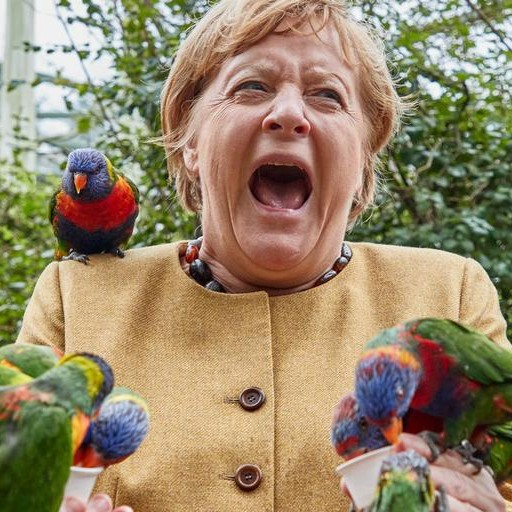
#> input picture lab2/Angela.jpg, 512 x 512 px
$ jupyter execute Labo2.ipynb
#> lines starting #> are read from the running program, lines starting #| are printed output that depends on the picture
# Lab 2

## convolution
There are several operations to manipulate images, one of the most used is convolution. As a reminder, the convolution operation for a __discrete__ signal is defined as: $$[f*g](n)=\sum _{i=-inf}^{+inf} f(i) g(n-i)=\sum _{i=-inf}^{+inf} g(i) f(n-i)$$
In the case of an image, the signal is in 2 dimensions and the formula is rewritten as:
$$[f*g](m,n)=\sum _{i=-inf}^{+inf}\sum _{j=-inf}^{+inf} f(i,j) g(m-i,n-j)=\sum _{i=-inf}^{+inf} g(i,j) f(m-i,n-j)$$

Here, f represents the image that will undergo the operation and g is the so-called __kernel__.

In practice, this mathematical formula is quite simple, as shown in the following image:

The kernel is a window that slides over each pixel of the image f. The new pixel obtained is a linear combination of the old pixel and its close neighbors (depending on the dimension of the kernel). The coefficients of the linear combination are the kernel g. When the image is a _grayscale_ image, the operation only needs to be done once, but when it is an RGB image, the operation needs to be applied to each _channel_.

There are some constraints on the kernels used: the dimension of the kernel must be odd and smaller than that of the image (for example 3x3) and we normalize the coefficients of the kernel so that their sum is 0,1 or -1. We also have to decide what happens on the edges, 3 possibilities: duplicate the pixels on the edges to apply the convolution (see image), set these coefficients to 0 or do not convolve on the edges.

The first use of this convolution operation is the __convolution filter__.

## Convolution Filter
We will implement the convolution operation and test the convolution filter with different kernels to see the results.

[cell 1]
import matplotlib.image as mpimg
import matplotlib.pyplot as plt
import numpy as np
import cv2

[cell 2]
def rgb2gray(rgb):
    r, g, b = rgb[:,:,0], rgb[:,:,1], rgb[:,:,2]
    gray = 0.2989 * r + 0.5870 * g + 0.1140 * b
    return np.uint8(gray)

img = mpimg.imread("Angela.jpg")
#> img is the input picture: shape (512, 512, 3); mean R, G, B 152.8, 135.8, 107.1
gray =rgb2gray(img)

# To display scalar images, imshow uses a colormap (cmap)
plt.imshow(gray,cmap='gray')
plt.show()

## Exercice 1

Define `convolution2D` which applies convolution with kernel `H` on `X`. The result of the convolution is of the same form as `X`. Choose how you want to treat the edge case.

[cell 3]
def convolution2D(X,H):
    res = np.empty_like(X)
    res = np.zeros(X.shape)
    cout = 0
    for m in range(X.shape[0]):
        for n in range(X.shape[1]):
            temp = 0
            for i in range(H.shape[0]):
                for j in range(H.shape[1]):
                    if m+(-H.shape[0]//2+i)<0 or n+(-H.shape[1]//2+j)<0 or m+(-H.shape[0]//2+i)>X.shape[0] or n+(-H.shape[1]//2+j)> X.shape[1]:
                        temp+=X[m,n]
                        cout+=1
                    else:
                        temp+=H[i,j]*X[m+(-H.shape[0]//2+i),n+(-H.shape[1]//2+j)]
            res[m,n] = temp
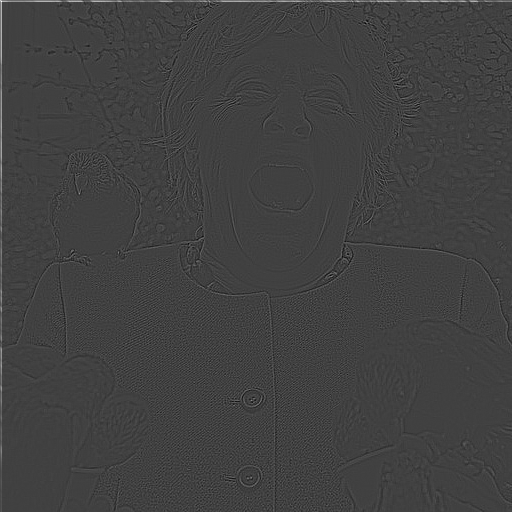
#> res: shape (512, 512) float64; min -820, max 2394, mean 5.4; drawn with min black and max white
#> after the loop, cout = 9207
    print(cout)
#| 9207
    return res

# [7 lines left out: function convo2, not called in this run]

Once your function is defined, the following code should work

You will find several types of kernel to apply on the image. You can also combine several convolutions one after the other. Don't hesitate to invent some or look for common kernels on the net.

[cell 4]
#H=np.array([[0,-1,0],[-1,5,-1],[0,-1,0]]) #sharpening
#H=np.ones((3,3))*1.0/9 #blur
H=np.array([[-1,-1,-1],[-1,8,-1],[-1,-1,-1]]) #edge detection

res = convolution2D(gray,H)
# [7 lines of commented-out code are left out]
res = np.clip(res, 0, 255)

plt.imshow(res, cmap='gray')
plt.show()

## Scipy

You can calculate convolution operations with `convolve2d` from the `scipy.signal` module which is much faster. The `filter2D` function in OpenCV also allows you to do this.

## Exercice 2

Use one of the predefined functions listed above to perform a convolution.

[cell 5]
#H=np.array([[0,-1,0],[-1,5,-1],[0,-1,0]]) #sharpening
#H=np.ones((3,3))*1.0/9 #blur
from scipy import signal
import cv2

H=np.array([[-1,-1,-1],[-1,8,-1],[-1,-1,-1]]) #edge detection

#res = signal.convolve2d(gray,H)
res = cv2.filter2D(gray,-1,H)

# np.clip allows to crop the values of the array between [0,255]
# which is the range of possible values for pixels
res = np.clip(res, 0, 255)

plt.imshow(res, cmap='gray')
plt.show()

## Binarization

The binarization of an image is to produce an image whose pixels are Booleans. We usually start with an input image and apply a condition on each pixel. The goal is to isolate the object of interest from the image and to obtain `True` pixels for the pixels that belong to it (*foreground*) and `False` pixels for the pixels of the *background*.

[cell 6]
img = mpimg.imread("Angela.jpg")
gray =rgb2gray(img)

# numpy magic !
bin = gray > 128

plt.imshow(bin, cmap='gray')
plt.show()

A binarized image can contain `True` and `False` but also `0` and `1` or `0` and `255`. We will see later that OpenCV doesn't like boolean images very much and that you will have to convert them into 8-bit unsigned integers.

[cell 7]
bin = np.uint8(bin)

## Color selection

A common way to binarize is to select a particular color in the image. Beware that two colors visually close are sometimes not very close in RGB space. It is generally recommended to switch to HSV to perform this kind of operation.

[cell 8]
img = mpimg.imread("nemo.jpg")
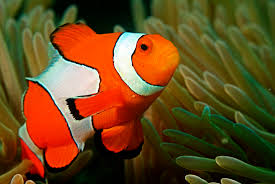
#> input picture lab2/nemo.jpg, 275 x 184 px
#> img is the input picture: shape (184, 275, 3); mean R, G, B 103, 72.3, 30.5

hsv_img = cv2.cvtColor(img, cv2.COLOR_RGB2HSV)

## Exercise 3

Use OpenCV's `inRange` function to select the red color of the image `nemo.jpg`.

[cell 9]
result = cv2.inRange(hsv_img,np.array([0,100,100]),np.array([10,255,255]))
#result = cv2.cvtColor(result, cv2.COLOR_HSV2RGB)
#result = cv2.cvtColor(result, cv2.COLOR_HSV2RGB)
res = (255-result)
print(res)
#> (printed output is left out)
plt.imshow(res,cmap="gray")
plt.show()
plt.imshow(img)
plt.show()

## Labeling

Labeling consists in marking each group of contiguous pixels of the *foreground* with an integer label. The goal is to be able to apply a treatment to each detected object.

The `connectedComponents` function of OpenCV allows to perform a labeling.

## Exercise 4

How many distinct red areas do you get for the image `nemo.jpg` ?

[cell 10]
num_labels, labels_im = cv2.connectedComponents(result,connectivity=8)
#> num_labels = 18
print(num_labels)
#| 18

## Morphological operations

Morphological operations allow you to manipulate a binary image by making areas of *foreground* grow or shrink. You will find more information in the next page:

[https://docs.opencv.org/4.5.4/d9/d61/tutorial_py_morphological_ops.html](https://docs.opencv.org/4.5.4/d9/d61/tutorial_py_morphological_ops.html)

## Exercise 5

Remove the noise from your binarization of `nemo.jpg` before recounting the red areas.

[cell 11]
kernel = np.ones((5,5),np.uint8)
opening = cv2.morphologyEx(result, cv2.MORPH_OPEN, kernel)

res = (255-opening)

plt.imshow(res,cmap="gray")
plt.show()
plt.imshow(img)
plt.show()

num_labels, labels_im = cv2.connectedComponents(opening,connectivity=8)
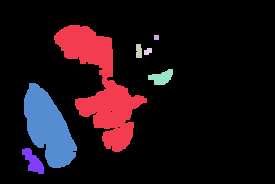
#> labels_im: shape (184, 275) int32; 8 distinct labels, from 0 to 7; one colour per label, 0 black
#> num_labels = 8
print(num_labels)
#| 8

## Exercise 6

Binarize and label the image `coins.jpg`. How many coins are there. Knowing that there can only be 1€ and 10c coins, write a function that returns the amount of money present in an image of this type.

[cell 12]
img = mpimg.imread("coins.jpg")
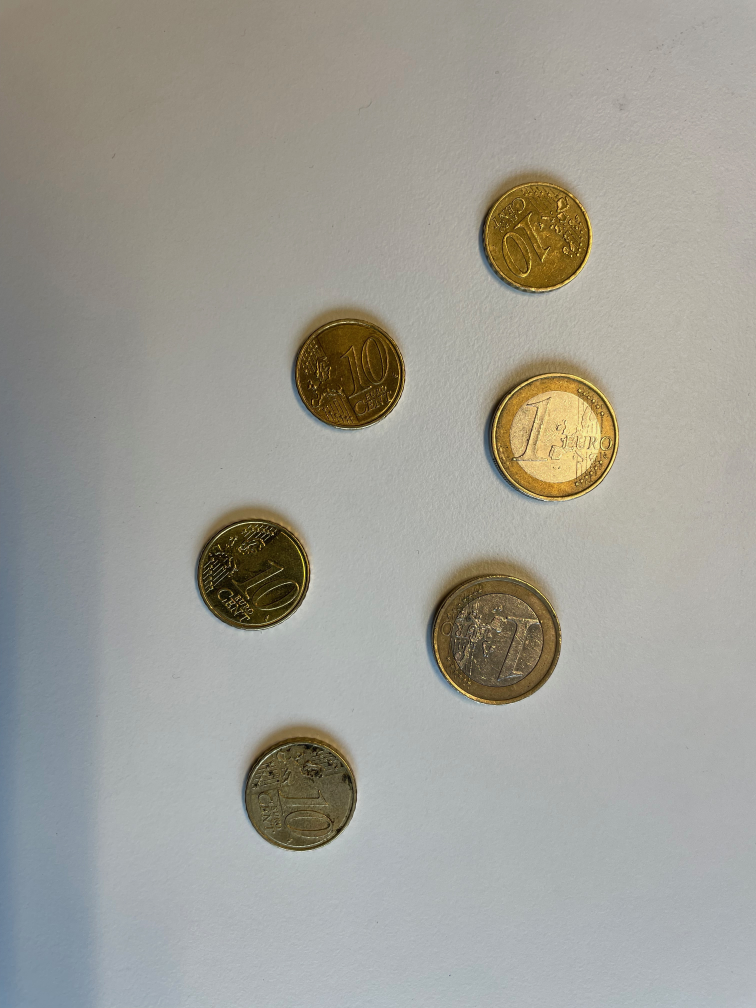
#> input picture lab2/coins.jpg, 3024 x 4032 px (shown at 1/4 size)
#> img is the input picture: shape (4032, 3024, 3); mean R, G, B 159.3, 158, 150.2
hsv_img = cv2.cvtColor(img, cv2.COLOR_RGB2HSV)

img = mpimg.imread("coins.jpg")
gray =rgb2gray(img)

#result = cv2.inRange(hsv_img,np.array([20,50,0]),np.array([65,220,250]))
#result = cv2.inRange(hsv_img,np.array([0,90,0]),np.array([255,220,250]))
result = cv2.inRange(gray,0,90)
#result = cv2.cvtColor(result, cv2.COLOR_HSV2RGB)
#result = cv2.cvtColor(result, cv2.COLOR_HSV2RGB)
#res = (255-result)

plt.imshow(result,cmap="gray")
plt.show()
plt.imshow(gray,cmap="gray")
plt.show()

kernel = np.ones((8,8),np.uint8)
kernelop = np.ones((30,30),np.uint8)
kernelcl = np.ones((110,110),np.uint8)


#opening = cv2.morphologyEx(result, cv2.MORPH_OPEN, kernel)
opening = cv2.dilate(result,kernel,iterations = 3)
opening = cv2.morphologyEx(opening, cv2.MORPH_OPEN, kernelop)
opening = cv2.morphologyEx(opening, cv2.MORPH_CLOSE, kernelcl)
#opening = cv2.morphologyEx(opening, cv2.MORPH_OPEN, kernel)
#opening = cv2.morphologyEx(opening, cv2.MORPH_OPEN, kernel)


#opening = cv2.morphologyEx(opening, cv2.MORPH_OPEN, kernel)


plt.imshow(opening,cmap="gray")
plt.show()

num_labels, labels_im = cv2.connectedComponents(opening,connectivity=8)
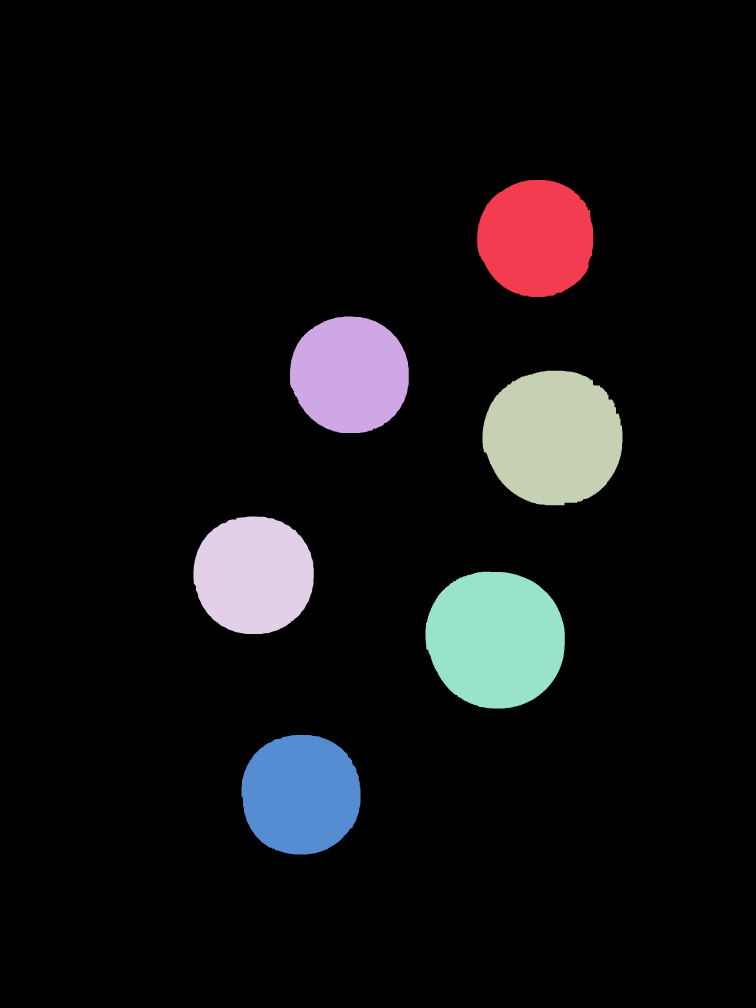
#> labels_im: shape (4032, 3024) int32 (shown at 1/4 size); 7 distinct labels, from 0 to 6; one colour per label, 0 black
#> num_labels = 7

sizes = np.bincount(labels_im.flatten())
#> sizes = [10996422, 173957, 176407, 239002, 181140, 242623, 183217]

print(sizes)
#| [10996422   173957   176407   239002   181140   242623   183217]
res = 0
for elem in sizes[1:]:
    if elem > 200000:
        res+= 1
    else:
        res+=0.1
#> this loop made 6 passes
#> (elem, res) on passes 1 to 4: (173957, 0.1), (176407, 0.2), (239002, 1.2), (181140, 1.3)
#> after the loop, res = 2.4
print(res)
#| 2.4

# Points of interest

The detection of points of interest is the basis of a large number of algorithms based on image processing. One of the methods used is Harris corner detection. You can find more information on the following page:

[https://opencv24-python-tutorials.readthedocs.io/en/latest/py_tutorials/py_feature2d/py_features_harris/py_features_harris.html](https://opencv24-python-tutorials.readthedocs.io/en/latest/py_tutorials/py_feature2d/py_features_harris/py_features_harris.html)

# Exercise 7

Detect the points of interest in the image `chessboard.jpg`.

[cell 13]
img = mpimg.imread("chessboard.jpg")
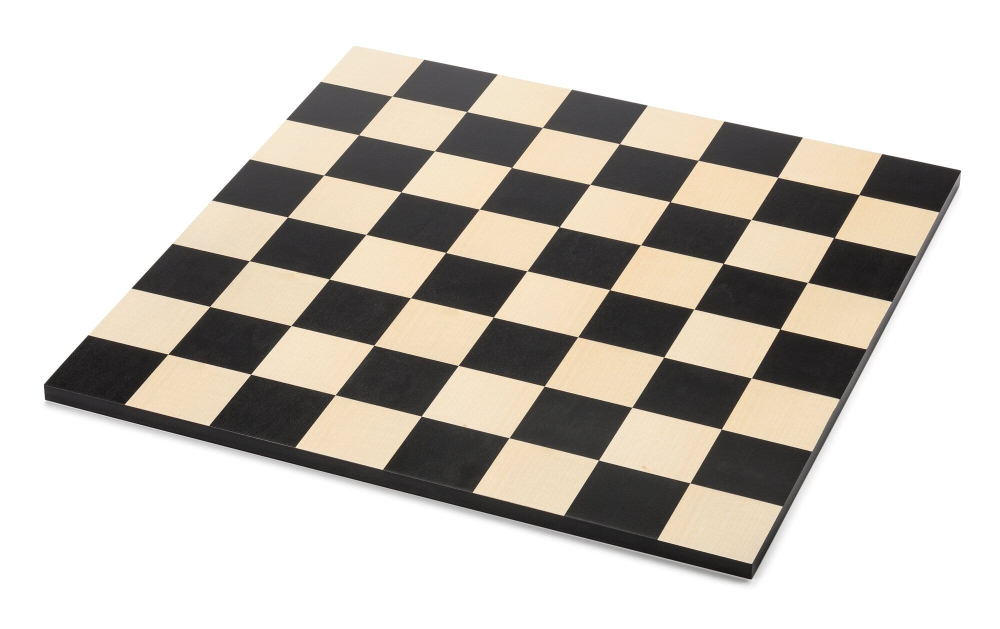
#> input picture lab2/chessboard.jpg, 2000 x 1257 px (shown at 1/2 size)
#> img is the input picture: shape (1257, 2000, 3); mean R, G, B 201.7, 196.9, 190.2

gray = cv2.cvtColor(img,cv2.COLOR_BGR2GRAY)
#> gray: shape (1257, 2000)
dst = cv2.cornerHarris(gray,5,3,.04)
kernel = np.ones((5,5),np.uint8)
dst = cv2.dilate(dst,kernel,iterations = 3)

# Threshold for an optimal value, it may vary depending on the image.

ret, dst = cv2.threshold(dst,0.01*dst.max(),255,0)
#> ret = 0.000136


res = np.zeros_like(img)

res [:,:,:] = img[:,:,:]

res[dst==255]= [255,0,0]
#> res: shape (1257, 2000, 3)
plt.imshow(res)
plt.show()

# Hough transform

The Hough transform is used to detect parametric shapes in an image. It is often used to detect lines or circles. You will find more information on the following page:

[https://opencv24-python-tutorials.readthedocs.io/en/latest/py_tutorials/py_imgproc/py_houghlines/py_houghlines.html](https://opencv24-python-tutorials.readthedocs.io/en/latest/py_tutorials/py_imgproc/py_houghlines/py_houghlines.html)

# Exercise 8

Detect the straight lines in the image `chessboard.jpg`.

[cell 14]
import matplotlib.image as mpimg
import matplotlib.pyplot as plt
import numpy as np
import cv2

img = mpimg.imread("chessboard.jpg")
#plt.imshow(img)

gray = cv2.cvtColor(img,cv2.COLOR_BGR2GRAY)
edges = cv2.Canny(gray,50,90,apertureSize = 3)

lines = cv2.HoughLinesP(edges,1,np.pi/180,100,minLineLength=80,maxLineGap=20)
#> lines = 104 rows, first 6: [533, 756, 1579, 1016], [1670, 817, 1921, 345], [248, 810, 849, 119], [837, 203, 1890, 426], [766, 939, 1294, 212], [413, 502, 1067, 653]

for line in lines:
    x1,y1,x2,y2 = line[0]
    cv2.line(img,(x1,y1),(x2,y2),(0,255,0),2)
#> this loop made 104 passes

# [18 lines of commented-out code are left out]
plt.imshow(img)
#plt.show()

# Final exercise

Use the result of the previous lab to flatten the document in the photo `document.jpg`. This time, the detection of the position of the document must be automatic.

[cell 15]
import matplotlib.image as mpimg
import matplotlib.pyplot as plt
import numpy as np
import cv2

def flat(img, points, target_size):

    xw = np.array(points[0])
    yw = np.array(points[1])

    size_x = target_size[0]
    size_y = target_size[1]

    xi = np.array([0,size_x,size_x,0])
    yi = np.array([0,0,size_y,size_y])

    Collumn_Image = np.array([[xi[0]],[yi[0]],[xi[1]],[yi[1]],[xi[2]],[yi[2]],[xi[3]],[yi[3]]])


    x1w,x2w,x3w,x4w = xw[0],xw[1],xw[2], xw[3]
    y1w,y2w,y3w,y4w = yw[0],yw[1],yw[2], yw[3]

    x1i,x2i,x3i,x4i = xi[0],xi[1],xi[2], xi[3]
    y1i,y2i,y3i,y4i = yi[0],yi[1],yi[2], yi[3]


    big = np.array([x1w,y1w,1,0,0,0,-x1i*x1w,-x1i*y1w])
    big = np.vstack((big,np.array([0,0,0,x1w,y1w,1,-y1i*x1w,-y1i*y1w])))
    big = np.vstack((big,np.array([x2w,y2w,1,0,0,0,-x2i*x2w,-x2i*y2w])))
    big = np.vstack((big,np.array([0,0,0,x2w,y2w,1,-y2i*x2w,-y2i*y2w])))
    big = np.vstack((big,np.array([x3w,y3w,1,0,0,0,-x3i*x3w,-x3i*y3w])))
    big = np.vstack((big,np.array([0,0,0,x3w,y3w,1,-y3i*x3w,-y3i*y3w])))
    big = np.vstack((big,np.array([x4w,y4w,1,0,0,0,-x4i*x4w,-x4i*y4w])))
    big = np.vstack((big,np.array([0,0,0,x4w,y4w,1,-y4i*x4w,-y4i*y4w])))

    big = np.linalg.inv(big)

    m = big @ Collumn_Image
    m = np.vstack((m,np.array([1])))

    proj = np.reshape(m,(3,3))

    img_array = np.asarray(img)

    new_img = np.ones((size_y,size_x,3))

    for i in range(size_x):
        for j in range(size_y):
            res = np.linalg.inv(proj) @ (np.array([[i],[j],[1]]))
            new_img[j,i] = img_array[np.round(res[1,0]/res[2,0]).astype(int),np.round(res[0,0]/res[2,0]).astype(int)]

    return new_img

[cell 16]
img = mpimg.imread("document.jpg")
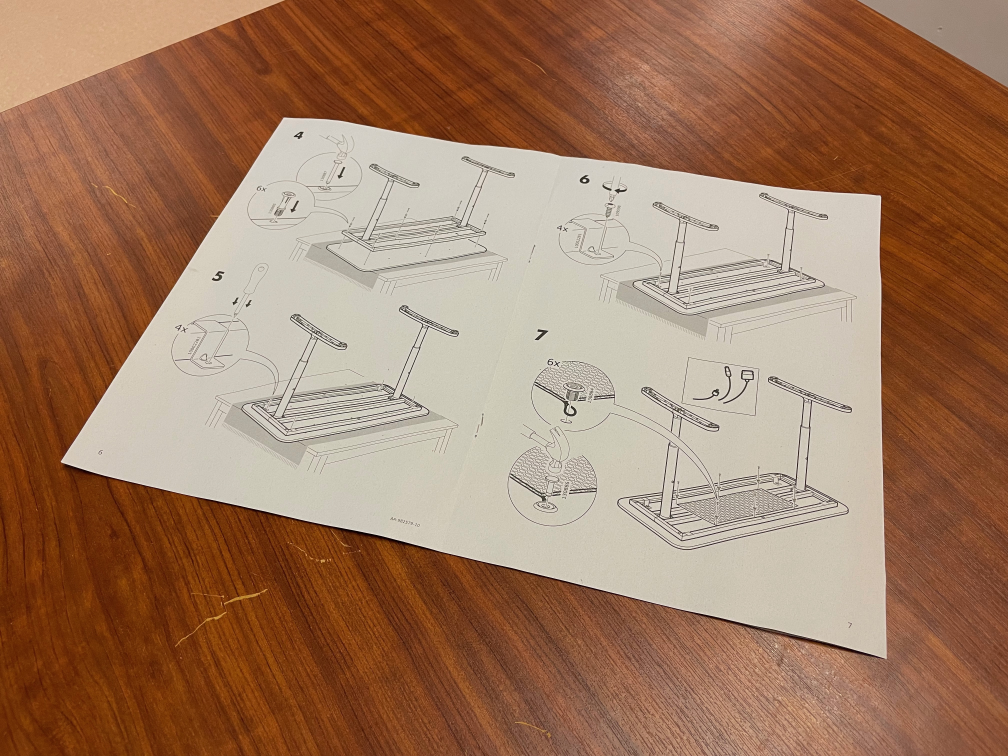
#> input picture lab2/document.jpg, 4032 x 3024 px (shown at 1/4 size)
#> img is the input picture: shape (3024, 4032, 3); mean R, G, B 160.7, 123.7, 98.4

gray = cv2.cvtColor(img,cv2.COLOR_BGR2GRAY)
#> gray: shape (3024, 4032)

kernel = np.ones((8,8),np.uint8)
kernelop = np.ones((30,30),np.uint8)
kernelcl = np.ones((110,110),np.uint8)

result = cv2.inRange(gray,190,255)
opening = cv2.dilate(result,kernel,iterations = 1)
opening = cv2.morphologyEx(opening, cv2.MORPH_OPEN, kernelop)
opening = cv2.morphologyEx(opening, cv2.MORPH_CLOSE, kernelcl)

plt.imshow(opening, cmap= "gray")
plt.show()

dst = cv2.cornerHarris(opening,5,3,.04)
#> dst: shape (3024, 4032) float32
kernel = np.ones((5,5),np.uint8)
dst = cv2.dilate(dst,kernel,iterations = 3)

ret, dst = cv2.threshold(dst,0.4*dst.max(),255,0)
#> ret = 0.0276

dst = np.uint8(dst)

corners = np.argwhere(dst>0)
#> corners = 892 pairs, first value 466 to 2641, second value 246 to 3558
corners = np.fliplr(corners)
#> corners = 892 pairs, first value 246 to 3558, second value 466 to 2641
new_corners = np.zeros_like(corners)
for i in range(len(corners)):
    if np.linalg.norm(corners[i] - corners[i-1]) > 20:
        new_corners[i] = [corners[i][0],corners[i][1]]
    else:
        new_corners[i] = 0
#> after the loop, new_corners = 892 pairs, first value 0 to 3544, second value 0 to 2626

new_corners = new_corners[new_corners[:,0] != 0]
#> new_corners = [[1127, 466], [3520, 774], [246, 1851], [3544, 2626]]

new_corners = new_corners[[0,1,3,2]]
#> new_corners = [[1127, 466], [3520, 774], [3544, 2626], [246, 1851]]

new_corners = new_corners.T
#> new_corners = [[1127, 3520, 3544, 246], [466, 774, 2626, 1851]]

print(new_corners)
#| [[1127 3520 3544  246]
#|  [ 466  774 2626 1851]]

final = flat(img, new_corners, (297*2,210*2))
#> in flat, `xw = np.array(points[0])`: xw = [1127, 3520, 3544, 246]
#> in flat, `yw = np.array(points[1])`: yw = [466, 774, 2626, 1851]
#> in flat, `x1w,x2w,x3w,x4w = xw[0],xw[1],xw[2], xw[3]`: x1w = 1127; x2w = 3520; x3w = 3544; x4w = 246
#> in flat, `y1w,y2w,y3w,y4w = yw[0],yw[1],yw[2], yw[3]`: y1w = 466; y2w = 774; y3w = 2626; y4w = 1851
#> in flat, `big = np.array([x1w,y1w,1,0,0,0,-x1i*x1w,-x1i*y1w])`: big = [1127, 466, 1, 0, 0, 0, 0, 0]
#> in flat, `m = big @ Collumn_Image`: m = [0.32, 0.204, -455.5, -0.0597, 0.464, -148.9, 3.53e-05, 0.000349]
#> in flat, `m = np.vstack((m,np.array([1])))`: m = [0.32, 0.204, -455.5, -0.0597, 0.464, -148.9, 3.53e-05, 0.000349, 1]
#> in flat, `proj = np.reshape(m,(3,3))`: proj = [[0.32, 0.204, -455.5], [-0.0597, 0.464, -148.9], [3.53e-05, 0.000349, 1]]
#> after the loop in flat, `for i in range(size_x):`:
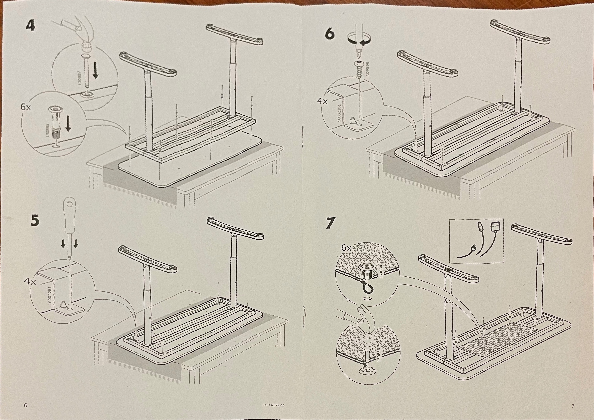
#> new_img: shape (420, 594, 3) float64; mean R, G, B 201.3, 194.8, 181.5

res = np.zeros_like(img)

res [:,:,:] = img[:,:,:]

res[dst==255]= [255,0,0]
plt.imshow(final.astype(np.uint8))
plt.show()
